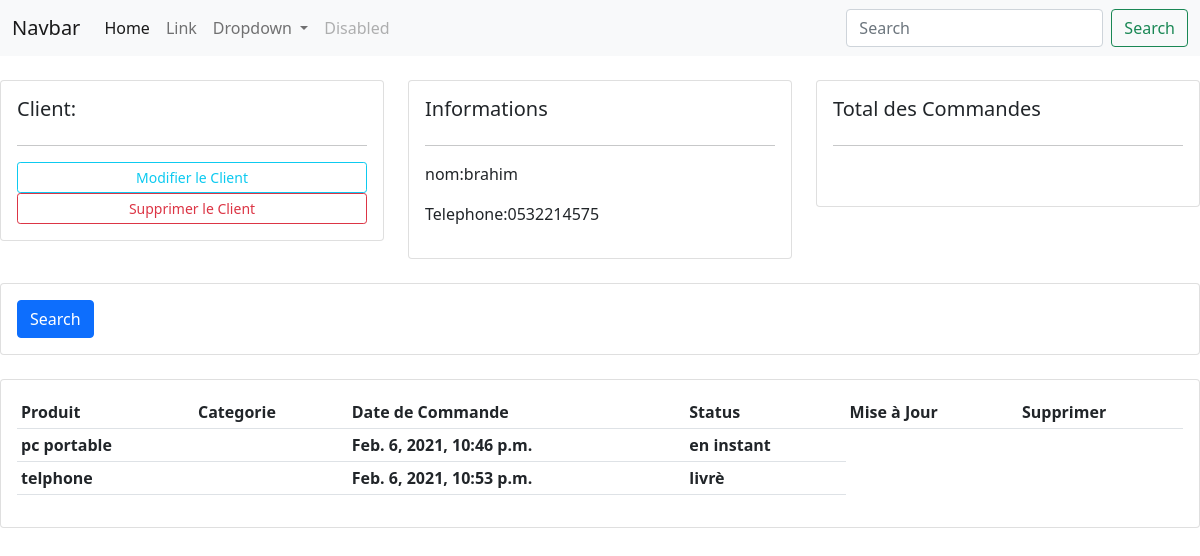
The page /client/3 on the database its author committed.
### client/models.py (models this page shows, shortened)
class Client (models.Model):
    nom = models.CharField(max_length=50)
    telephone = models.CharField(max_length=10)
    date_crèation = models.DateTimeField(auto_now=True)

### commande/models.py (models this page shows, shortened)
class Commande (models.Model):
    client = models.ForeignKey(Client,related_name='commande_clinet', on_delete = models.CASCADE )
    produit = models.ForeignKey(Produit, on_delete = models.CASCADE )
    date_crèation = models.DateTimeField(auto_now=True)
    etat = models.CharField(max_length=50,choices=etat )

### produit/models.py (models this page shows)
class Produit (models.Model):
    nom = models.CharField(max_length=50)
    prix = models.IntegerField(default=1)
    date_crèation = models.DateTimeField(auto_now=True)
    Categorie = models.CharField(max_length=50,choices=Categorie )
    def __str__(self):
        return self.nom

### client/views.py (the view)
def client (request,pk):
    clients = Client.objects.get(id=pk)
    commande=clients.commande_clinet.all
    context = {'clinet':clients,'commande':commande }
    return render (request , 'dètalle_clients.html',context )

### client/templates/dètalle_clients.html
{% extends 'base.html' %}
{% block centent %}
	<br>
<div class="row">
	<div class="col-md">
		<div class="card card-body">
			<h5>Client:</h5>
			<hr>
			<a class="btn btn-outline-info  btn-sm btn-block" href="{% url 'client:modifier' pk=clinet.id %} ">Modifier le Client</a>
			<a class="btn btn-outline-danger  btn-sm btn-block" href="">Supprimer le Client</a>
		</div>
	</div>
	<div class="col-md">
		<div class="card card-body">
			<h5>Informations</h5>
			<hr>
			<p>nom:{{clinet.nom}} </p>
			<p>Telephone:{{clinet.telephone}} </p>
		</div>
	</div>
	<div class="col-md">
		<div class="card card-body">
			<h5>Total des Commandes</h5>
			<hr>
			<h1 style="text-align: center;padding: 10px"></h1>
		</div>
	</div>
</div>
<br>
<div class="row">
	<div class="col">
		<div class="card card-body">
			<form method="get">
		    <button class="btn btn-primary" type="submit">Search</button>
		  </form>
		</div>
	</div>
</div>
<br>
<div class="row">
	<div class="col-md">
		<div class="card card-body">
			<table class="table table-sm">
				<tr>
					<th>Produit</th>
					<th>Categorie</th>
					<th>Date de Commande</th>
					<th>Status</th>
					<th>Mise à Jour</th>
					<th>Supprimer</th>
				</tr>
				{% for commad in commande %}
				<tr>
					<th>{{commad.produit}}</th>
					<th>{{commad.Categorie}}</th>
					<th>{{commad.date_crèation}}</th>
					<th>{{commad.etat}}</th>
				</tr>
				{% endfor %}
			</table>
		</div>
	</div>
</div>
{% endblock %}

### rows shown on the page
Client: nom "brahim", telephone "0532214575"
Commande: produit "pc portable", date_crèation "Feb. 6, 2021, 10:46 p.m.", etat "en instant"
Commande: produit "telphone", date_crèation "Feb. 6, 2021, 10:53 p.m.", etat "livrè"
